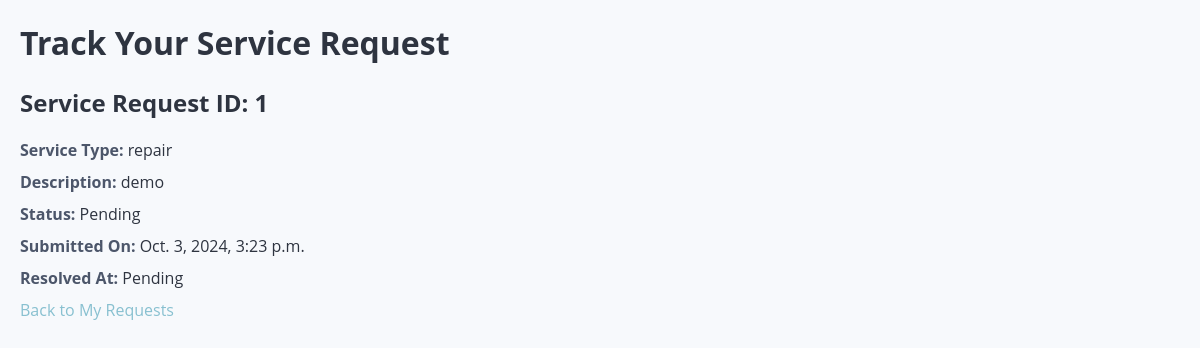
Screenshot of /service_requests/track/1/ (signed in) with the database file from the repository.
### service_requests/models.py (models this page shows, shortened)
class ServiceRequest(models.Model):
    STATUS_CHOICES = [
        ('Pending', 'Pending'),
        ('In Progress', 'In Progress'),
        ('Resolved', 'Resolved'),
    ]
    customer = models.ForeignKey(CustomerProfile, on_delete=models.CASCADE)
    service_type = models.CharField(max_length=100)
    description = models.TextField()
    attachment = models.FileField(upload_to='attachments/', blank=True, null=True)
    status = models.CharField(max_length=20, choices=STATUS_CHOICES, default='Pending')
    created_at = models.DateTimeField(auto_now_add=True)
    resolved_at = models.DateTimeField(null=True, blank=True)

### service_requests/views.py (the view)
# urls.py: path('track/<int:request_id>/', views.track_request, name='track_request'),
@login_required
def track_request(request, request_id):
    request_details = get_object_or_404(ServiceRequest, id=request_id, customer=request.user.customerprofile)
    return render(request, 'service_requests/track_request.html', {'request_details': request_details})

### service_requests/templates/service_requests/track_request.html (shortened to what this page needs)
<!DOCTYPE html>
<html lang="en">
<head>
</head>
<body>
    <h1>Track Your Service Request</h1>
    <h2>Service Request ID: {{ request_details.id }}</h2>
    <p><strong>Service Type:</strong> {{ request_details.service_type }}</p>
    <p><strong>Description:</strong> {{ request_details.description }}</p>
    <p><strong>Status:</strong> {{ request_details.status }}</p>
    <p><strong>Submitted On:</strong> {{ request_details.created_at }}</p>
    <p><strong>Resolved At:</strong> {{ request_details.resolved_at|default:"Pending" }}</p>
    <a href="{% url 'my_requests' %}">Back to My Requests</a>
</body>
</html>

### service_requests/templates/service_requests/track_request.html (style rules this page uses)
body { font-family: 'Open Sans', sans-serif; background-color: #f7f9fc; color: #2e3440; margin: 20px; }
h1 { color: #2e3440; }
p { margin: 10px 0; }
strong { color: #4c566a; }
a { text-decoration: none; color: #88c0d0; }

### rows the page displays
ServiceRequest: id "1", service_type "repair", description "demo", status "Pending", created_at "Oct. 3, 2024, 3:23 p.m.", resolved_at "Pending"
